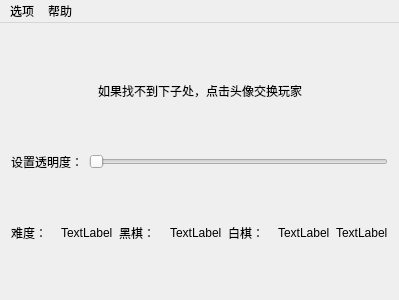
<?xml version="1.0" encoding="UTF-8"?>
<ui version="4.0">
 <class>MainWindow</class>
 <widget class="QMainWindow" name="MainWindow">
  <property name="geometry">
   <rect>
    <x>0</x>
    <y>0</y>
    <width>399</width>
    <height>300</height>
   </rect>
  </property>
  <property name="windowTitle">
   <string>MainWindow</string>
  </property>
  <widget class="QWidget" name="centralWidget">
   <layout class="QVBoxLayout" name="verticalLayout">
    <item>
     <layout class="QHBoxLayout" name="horizontalLayout_2">
      <item>
       <spacer name="horizontalSpacer">
        <property name="orientation">
         <enum>Qt::Horizontal</enum>
        </property>
        <property name="sizeHint" stdset="0">
         <size>
          <width>40</width>
          <height>20</height>
         </size>
        </property>
       </spacer>
      </item>
      <item>
       <widget class="QLabel" name="label_6">
        <property name="text">
         <string>如果找不到下子处，点击头像交换玩家</string>
        </property>
       </widget>
      </item>
      <item>
       <spacer name="horizontalSpacer_2">
        <property name="orientation">
         <enum>Qt::Horizontal</enum>
        </property>
        <property name="sizeHint" stdset="0">
         <size>
          <width>40</width>
          <height>20</height>
         </size>
        </property>
       </spacer>
      </item>
     </layout>
    </item>
    <item>
     <layout class="QHBoxLayout" name="horizontalLayout_3">
      <item>
       <widget class="QLabel" name="label_9">
        <property name="text">
         <string>设置透明度：</string>
        </property>
       </widget>
      </item>
      <item>
       <widget class="QSlider" name="horizontalSlider">
        <property name="maximum">
         <number>60</number>
        </property>
        <property name="value">
         <number>0</number>
        </property>
        <property name="sliderPosition">
         <number>0</number>
        </property>
        <property name="orientation">
         <enum>Qt::Horizontal</enum>
        </property>
       </widget>
      </item>
     </layout>
    </item>
    <item>
     <layout class="QGridLayout" name="gridLayout"/>
    </item>
    <item>
     <layout class="QHBoxLayout" name="horizontalLayout">
      <item>
       <widget class="QLabel" name="label_7">
        <property name="text">
         <string>难度：</string>
        </property>
       </widget>
      </item>
      <item>
       <widget class="QLabel" name="label_8">
        <property name="text">
         <string>TextLabel</string>
        </property>
       </widget>
      </item>
      <item>
       <widget class="QLabel" name="label">
        <property name="text">
         <string>黑棋：</string>
        </property>
       </widget>
      </item>
      <item>
       <widget class="QLabel" name="label_2">
        <property name="text">
         <string>TextLabel</string>
        </property>
       </widget>
      </item>
      <item>
       <widget class="QLabel" name="label_3">
        <property name="text">
         <string>白棋：</string>
        </property>
       </widget>
      </item>
      <item>
       <widget class="QLabel" name="label_4">
        <property name="text">
         <string>TextLabel</string>
        </property>
       </widget>
      </item>
      <item>
       <widget class="QLabel" name="label_5">
        <property name="text">
         <string>TextLabel</string>
        </property>
       </widget>
      </item>
     </layout>
    </item>
   </layout>
  </widget>
  <widget class="QMenuBar" name="menuBar">
   <property name="geometry">
    <rect>
     <x>0</x>
     <y>0</y>
     <width>399</width>
     <height>23</height>
    </rect>
   </property>
   <widget class="QMenu" name="menu">
    <property name="title">
     <string>帮助</string>
    </property>
    <addaction name="action"/>
   </widget>
   <widget class="QMenu" name="menu_2">
    <property name="title">
     <string>选项</string>
    </property>
    <widget class="QMenu" name="menu_3">
     <property name="title">
      <string>难度选择</string>
     </property>
     <addaction name="action_4"/>
     <addaction name="action_5"/>
     <addaction name="action_6"/>
    </widget>
    <addaction name="action_2"/>
    <addaction name="menu_3"/>
   </widget>
   <addaction name="menu_2"/>
   <addaction name="menu"/>
  </widget>
  <action name="action">
   <property name="text">
    <string>关于</string>
   </property>
  </action>
  <action name="action_2">
   <property name="text">
    <string>重新开局</string>
   </property>
  </action>
  <action name="action_4">
   <property name="text">
    <string>低</string>
   </property>
  </action>
  <action name="action_5">
   <property name="text">
    <string>中</string>
   </property>
  </action>
  <action name="action_6">
   <property name="text">
    <string>高</string>
   </property>
  </action>
 </widget>
 <layoutdefault spacing="6" margin="11"/>
 <resources/>
 <connections/>
</ui>
